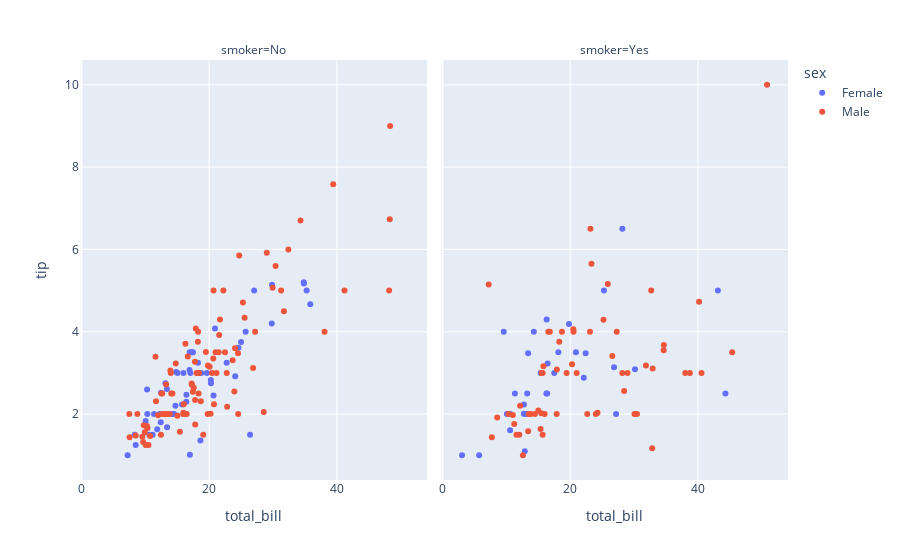

Notebook code cell kept with this figure:
### Markdown cell above
### Scatter Plot

#### The scatter plot shows two subplots for smokers vs non-smokers. There is a stronger positive correlation of tip vs total_bill for non-smokers.

### Code cell
# facet_col can be defined to plot sub-plots. 
fig = px.scatter(df, x = 'total_bill', y = 'tip', color = 'sex', facet_col = 'smoker')
fig.show()

### Figure 1 — Plotly figure (JSON) as saved in the notebook; plotly's stock layout.template omitted (floating-point values rounded to 4 significant figures)
{"data": [{"hovertemplate": "sex=Female<br>smoker=No<br>total_bill=%{x}<br>tip=%{y}<extra></extra>", "legendgroup": "Female", "marker": {"color": "#636efa", "symbol": "circle"}, "mode": "markers", "name": "Female", "orientation": "v", "showlegend": true, "type": "scatter", "x": [16.99, 24.59, 35.26, 14.83, 10.33, 16.97, 20.29, 15.77, 19.65, 15.06, 20.69, 16.93, 10.29, 34.81, 26.41, 16.45, 17.07, 14.73, 10.07, 34.83, 22.75, 20.92, 7.25, 25.71, 17.31, 10.65, 12.43, 24.08, 13.42, 12.48, 29.8, 14.52, 11.38, 20.27, 11.17, 12.26, 18.26, 8.51, 10.33, 14.15, 13.16, 17.47, 27.05, 16.43, 8.35, 18.64, 11.87, 29.85, 25, 13.39, 16.21, 15.98, 35.83, 18.78], "xaxis": "x", "y": [1.01, 3.61, 5, 3.02, 1.67, 3.5, 2.75, 2.23, 3, 3, 2.45, 3.07, 2.6, 5.2, 1.5, 2.47, 3, 2.2, 1.83, 5.17, 3.25, 4.08, 1, 4, 3.5, 1.5, 1.8, 2.92, 1.68, 2.52, 4.2, 2, 2, 2.83, 1.5, 2, 3.25, 1.25, 2, 2, 2.75, 3.5, 5, 2.3, 1.5, 1.36, 1.63, 5.14, 3.75, 2.61, 2, 3, 4.67, 3], "yaxis": "y"}, {"hovertemplate": "sex=Female<br>smoker=Yes<br>total_bill=%{x}<br>tip=%{y}<extra></extra>", "legendgroup": "Female", "marker": {"color": "#636efa", "symbol": "circle"}, "mode": "markers", "name": "Female", "orientation": "v", "showlegend": false, "type": "scatter", "x": [3.07, 26.86, 25.28, 5.75, 16.32, 11.35, 15.38, 44.3, 22.42, 14.31, 17.51, 10.59, 10.63, 9.6, 20.9, 18.15, 19.81, 43.11, 13, 12.74, 13, 16.4, 16.47, 12.76, 13.27, 28.17, 12.9, 30.14, 13.42, 16.27, 10.09, 22.12, 27.18], "xaxis": "x2", "y": [1, 3.14, 5, 1, 4.3, 2.5, 3, 2.5, 3.48, 4, 3, 1.61, 2, 4, 3.5, 3.5, 4.19, 5, 2, 2.01, 2, 2.5, 3.23, 2.23, 2.5, 6.5, 1.1, 3.09, 3.48, 2.5, 2, 2.88, 2], "yaxis": "y2"}, {"hovertemplate": "sex=Male<br>smoker=No<br>total_bill=%{x}<br>tip=%{y}<extra></extra>", "legendgroup": "Male", "marker": {"color": "#EF553B", "symbol": "circle"}, "mode": "markers", "name": "Male", "orientation": "v", "showlegend": true, "type": "scatter", "x": [10.34, 21.01, 23.68, 25.29, 8.77, 26.88, 15.04, 14.78, 10.27, 15.42, 18.43, 21.58, 16.29, 20.65, 17.92, 39.42, 19.82, 17.81, 13.37, 12.69, 21.7, 9.55, 18.35, 17.78, 24.06, 16.31, 18.69, 31.27, 16.04, 17.46, 13.94, 9.68, 30.4, 18.29, 22.23, 32.4, 28.55, 18.04, 12.54, 9.94, 25.56, 19.49, 48.27, 17.59, 20.08, 20.23, 12.02, 10.51, 27.2, 22.76, 17.29, 16.66, 15.98, 13.03, 18.28, 24.71, 21.16, 22.49, 12.46, 18.24, 14, 38.07, 23.95, 29.93, 11.69, 14.26, 15.95, 8.52, 22.82, 19.08, 34.3, 41.19, 9.78, 7.51, 14.07, 13.13, 17.26, 24.55, 19.77, 48.17, 16.49, 21.5, 12.66, 13.81, 24.52, 20.76, 31.71, 20.69, 7.56, 48.33, 20.45, 13.28, 11.61, 10.77, 10.07, 29.03, 17.82], "xaxis": "x", "y": [1.66, 3.5, 3.31, 4.71, 2, 3.12, 1.96, 3.23, 1.71, 1.57, 3, 3.92, 3.71, 3.35, 4.08, 7.58, 3.18, 2.34, 2, 2, 4.3, 1.45, 2.5, 3.27, 3.6, 2, 2.31, 5, 2.24, 2.54, 3.06, 1.32, 5.6, 3, 5, 6, 2.05, 3, 2.5, 1.56, 4.34, 3.51, 6.73, 2.64, 3.15, 2.01, 1.97, 1.25, 4, 3, 2.71, 3.4, 2.03, 2, 4, 5.85, 3, 3.5, 1.5, 3.76, 3, 4, 2.55, 5.07, 2.31, 2.5, 2, 1.48, 2.18, 1.5, 6.7, 5, 1.73, 2, 2.5, 2, 2.74, 2, 2, 5, 2, 3.5, 2.5, 2, 3.48, 2.24, 4.5, 5, 1.44, 9, 3, 2.72, 3.39, 1.47, 1.25, 5.92, 1.75], "yaxis": "y"}, {"hovertemplate": "sex=Male<br>smoker=Yes<br>total_bill=%{x}<br>tip=%{y}<extra></extra>", "legendgroup": "Male", "marker": {"color": "#EF553B", "symbol": "circle"}, "mode": "markers", "name": "Male", "orientation": "v", "showlegend": false, "type": "scatter", "x": [38.01, 11.24, 20.29, 13.81, 11.02, 18.29, 15.01, 17.92, 19.44, 32.68, 28.97, 40.17, 27.28, 12.03, 21.01, 15.36, 20.49, 25.21, 16, 50.81, 15.81, 7.25, 31.85, 16.82, 32.9, 17.89, 14.48, 34.63, 34.65, 23.33, 45.35, 23.17, 40.55, 30.46, 23.1, 15.69, 28.44, 15.48, 16.58, 10.34, 13.51, 18.71, 20.53, 26.59, 38.73, 24.27, 30.06, 25.89, 28.15, 11.59, 7.74, 12.16, 8.58, 13.42, 24.01, 15.69, 15.53, 12.6, 32.83, 22.67], "xaxis": "x2", "y": [3, 1.76, 3.21, 2, 1.98, 3.76, 2.09, 3.08, 3, 5, 3, 4.73, 4, 1.5, 3, 1.64, 4.06, 4.29, 2, 10, 3.16, 5.15, 3.18, 4, 3.11, 2, 2, 3.55, 3.68, 5.65, 3.5, 6.5, 3, 2, 4, 1.5, 2.56, 2.02, 4, 2, 2, 4, 4, 3.41, 3, 2.03, 2, 5.16, 3, 1.5, 1.44, 2.2, 1.92, 1.58, 2, 3, 3, 1, 1.17, 2], "yaxis": "y2"}], "layout": {"annotations": [{"font": {}, "showarrow": false, "text": "smoker=No", "x": 0.245, "xanchor": "center", "xref": "paper", "y": 1, "yanchor": "bottom", "yref": "paper"}, {"font": {}, "showarrow": false, "text": "smoker=Yes", "x": 0.755, "xanchor": "center", "xref": "paper", "y": 1, "yanchor": "bottom", "yref": "paper"}], "autosize": true, "legend": {"title": {"text": "sex"}, "tracegroupgap": 0}, "margin": {"t": 60}, "xaxis": {"anchor": "y", "autorange": true, "domain": [0, 0.49], "range": [-0.1503, 54.03], "title": {"text": "total_bill"}, "type": "linear"}, "xaxis2": {"anchor": "y2", "autorange": true, "domain": [0.51, 1], "matches": "x", "range": [-0.1503, 54.03], "title": {"text": "total_bill"}, "type": "linear"}, "yaxis": {"anchor": "x", "autorange": true, "domain": [0, 1], "range": [0.3031, 10.7], "title": {"text": "tip"}, "type": "linear"}, "yaxis2": {"anchor": "x2", "autorange": true, "domain": [0, 1], "matches": "y", "range": [0.3031, 10.7], "showticklabels": false, "type": "linear"}}}
